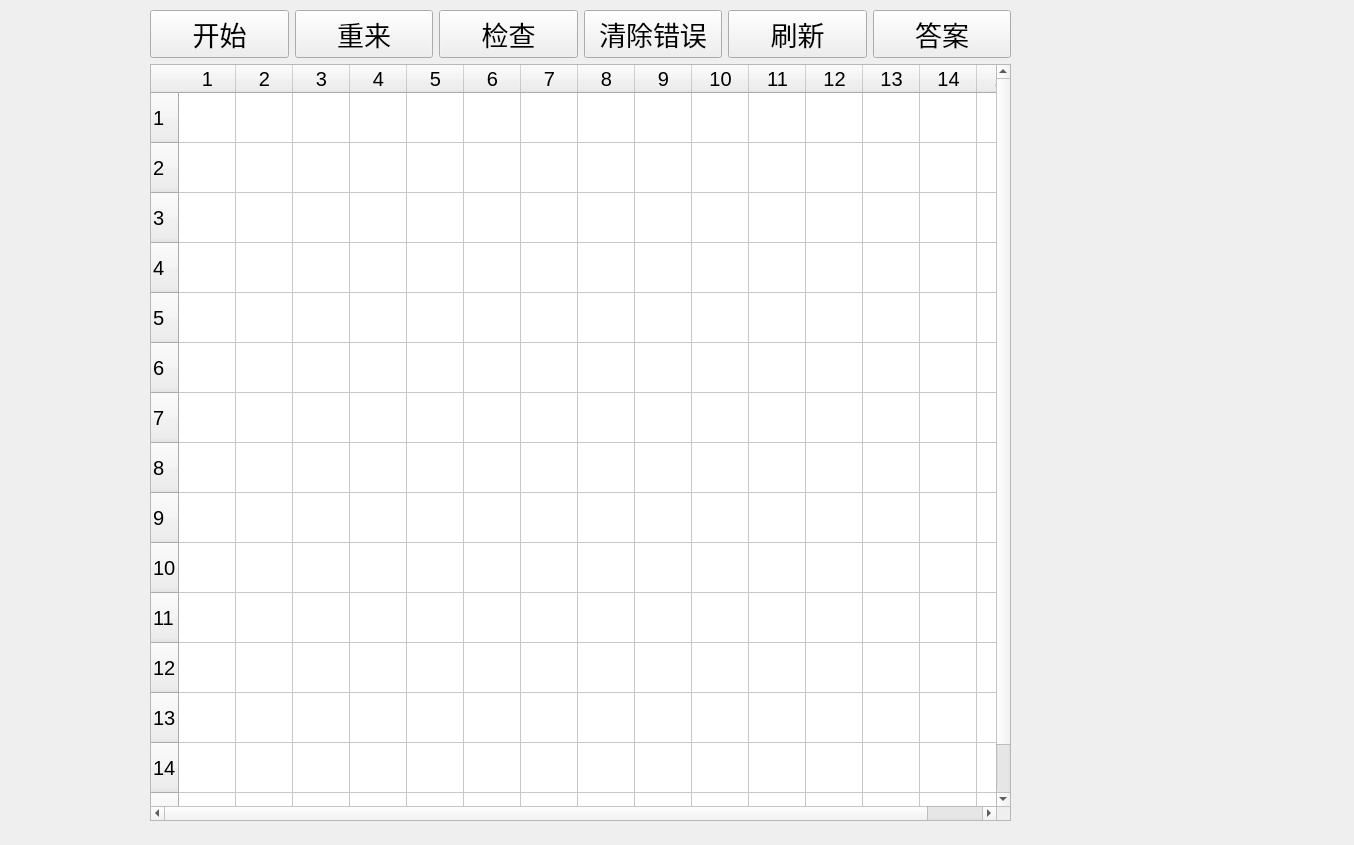
<?xml version="1.0" encoding="UTF-8"?>
<ui version="4.0">
 <class>Widget</class>
 <widget class="QWidget" name="Widget">
  <property name="geometry">
   <rect>
    <x>0</x>
    <y>0</y>
    <width>1354</width>
    <height>845</height>
   </rect>
  </property>
  <property name="windowTitle">
   <string>Widget</string>
  </property>
  <widget class="QWidget" name="layoutWidget">
   <property name="geometry">
    <rect>
     <x>150</x>
     <y>10</y>
     <width>861</width>
     <height>811</height>
    </rect>
   </property>
   <property name="maximumSize">
    <size>
     <width>941</width>
     <height>16777215</height>
    </size>
   </property>
   <property name="baseSize">
    <size>
     <width>0</width>
     <height>0</height>
    </size>
   </property>
   <layout class="QVBoxLayout" name="verticalLayout_2">
    <item>
     <layout class="QHBoxLayout" name="horizontalLayout_3">
      <item>
       <widget class="QPushButton" name="pushButton_start">
        <property name="maximumSize">
         <size>
          <width>182</width>
          <height>16777215</height>
         </size>
        </property>
        <property name="baseSize">
         <size>
          <width>0</width>
          <height>0</height>
         </size>
        </property>
        <property name="font">
         <font>
          <pointsize>20</pointsize>
         </font>
        </property>
        <property name="text">
         <string>开始</string>
        </property>
       </widget>
      </item>
      <item>
       <widget class="QPushButton" name="pushButton_clear">
        <property name="maximumSize">
         <size>
          <width>151</width>
          <height>16777215</height>
         </size>
        </property>
        <property name="baseSize">
         <size>
          <width>0</width>
          <height>0</height>
         </size>
        </property>
        <property name="font">
         <font>
          <pointsize>20</pointsize>
         </font>
        </property>
        <property name="text">
         <string>重来</string>
        </property>
       </widget>
      </item>
      <item>
       <widget class="QPushButton" name="pushButton_check">
        <property name="maximumSize">
         <size>
          <width>182</width>
          <height>16777215</height>
         </size>
        </property>
        <property name="baseSize">
         <size>
          <width>0</width>
          <height>0</height>
         </size>
        </property>
        <property name="font">
         <font>
          <pointsize>20</pointsize>
         </font>
        </property>
        <property name="text">
         <string>检查</string>
        </property>
       </widget>
      </item>
      <item>
       <widget class="QPushButton" name="pushButton_delete_error">
        <property name="maximumSize">
         <size>
          <width>181</width>
          <height>16777215</height>
         </size>
        </property>
        <property name="baseSize">
         <size>
          <width>0</width>
          <height>0</height>
         </size>
        </property>
        <property name="font">
         <font>
          <pointsize>20</pointsize>
         </font>
        </property>
        <property name="text">
         <string>清除错误</string>
        </property>
       </widget>
      </item>
      <item>
       <widget class="QPushButton" name="pushButton_center">
        <property name="maximumSize">
         <size>
          <width>182</width>
          <height>16777215</height>
         </size>
        </property>
        <property name="baseSize">
         <size>
          <width>0</width>
          <height>0</height>
         </size>
        </property>
        <property name="font">
         <font>
          <pointsize>20</pointsize>
         </font>
        </property>
        <property name="text">
         <string>刷新</string>
        </property>
       </widget>
      </item>
      <item>
       <widget class="QPushButton" name="pushButton_answer">
        <property name="maximumSize">
         <size>
          <width>176</width>
          <height>16777215</height>
         </size>
        </property>
        <property name="baseSize">
         <size>
          <width>0</width>
          <height>0</height>
         </size>
        </property>
        <property name="font">
         <font>
          <pointsize>20</pointsize>
         </font>
        </property>
        <property name="text">
         <string>答案</string>
        </property>
       </widget>
      </item>
     </layout>
    </item>
    <item>
     <layout class="QHBoxLayout" name="horizontalLayout_2">
      <item>
       <layout class="QHBoxLayout" name="horizontalLayout">
        <item>
         <layout class="QVBoxLayout" name="verticalLayout">
          <item>
           <widget class="QTableWidget" name="tableWidget">
            <property name="enabled">
             <bool>true</bool>
            </property>
            <property name="maximumSize">
             <size>
              <width>933</width>
              <height>16777215</height>
             </size>
            </property>
            <property name="baseSize">
             <size>
              <width>0</width>
              <height>0</height>
             </size>
            </property>
            <property name="font">
             <font>
              <pointsize>15</pointsize>
             </font>
            </property>
            <property name="autoFillBackground">
             <bool>false</bool>
            </property>
            <property name="gridStyle">
             <enum>Qt::SolidLine</enum>
            </property>
            <property name="sortingEnabled">
             <bool>false</bool>
            </property>
            <property name="rowCount">
             <number>15</number>
            </property>
            <property name="columnCount">
             <number>15</number>
            </property>
            <attribute name="horizontalHeaderDefaultSectionSize">
             <number>57</number>
            </attribute>
            <attribute name="verticalHeaderDefaultSectionSize">
             <number>50</number>
            </attribute>
            <row/>
            <row/>
            <row/>
            <row/>
            <row/>
            <row/>
            <row/>
            <row/>
            <row/>
            <row/>
            <row/>
            <row/>
            <row/>
            <row/>
            <row/>
            <column/>
            <column/>
            <column/>
            <column/>
            <column/>
            <column/>
            <column/>
            <column/>
            <column/>
            <column/>
            <column/>
            <column/>
            <column/>
            <column/>
            <column/>
            <item row="0" column="0">
             <property name="text">
              <string/>
             </property>
             <property name="font">
              <font>
               <underline>false</underline>
              </font>
             </property>
            </item>
            <item row="9" column="0">
             <property name="text">
              <string/>
             </property>
             <property name="flags">
              <set>ItemIsSelectable|ItemIsEditable|ItemIsDragEnabled|ItemIsDropEnabled|ItemIsUserCheckable</set>
             </property>
            </item>
            <item row="9" column="1">
             <property name="text">
              <string/>
             </property>
             <property name="flags">
              <set>ItemIsSelectable|ItemIsEditable|ItemIsDragEnabled|ItemIsDropEnabled|ItemIsUserCheckable</set>
             </property>
            </item>
            <item row="9" column="2">
             <property name="text">
              <string/>
             </property>
             <property name="flags">
              <set>ItemIsSelectable|ItemIsEditable|ItemIsDragEnabled|ItemIsDropEnabled|ItemIsUserCheckable</set>
             </property>
            </item>
            <item row="10" column="0">
             <property name="text">
              <string/>
             </property>
             <property name="flags">
              <set>ItemIsSelectable|ItemIsEditable|ItemIsDragEnabled|ItemIsDropEnabled|ItemIsUserCheckable</set>
             </property>
            </item>
            <item row="10" column="1">
             <property name="text">
              <string/>
             </property>
             <property name="flags">
              <set>ItemIsSelectable|ItemIsEditable|ItemIsDragEnabled|ItemIsDropEnabled|ItemIsUserCheckable</set>
             </property>
            </item>
            <item row="10" column="2">
             <property name="text">
              <string/>
             </property>
             <property name="flags">
              <set>ItemIsSelectable|ItemIsEditable|ItemIsDragEnabled|ItemIsDropEnabled|ItemIsUserCheckable</set>
             </property>
            </item>
            <item row="11" column="0">
             <property name="text">
              <string/>
             </property>
             <property name="flags">
              <set>ItemIsSelectable|ItemIsEditable|ItemIsDragEnabled|ItemIsDropEnabled|ItemIsUserCheckable</set>
             </property>
            </item>
            <item row="11" column="1">
             <property name="text">
              <string/>
             </property>
             <property name="flags">
              <set>ItemIsSelectable|ItemIsEditable|ItemIsDragEnabled|ItemIsDropEnabled|ItemIsUserCheckable</set>
             </property>
            </item>
            <item row="11" column="2">
             <property name="text">
              <string/>
             </property>
             <property name="flags">
              <set>ItemIsSelectable|ItemIsEditable|ItemIsDragEnabled|ItemIsDropEnabled|ItemIsUserCheckable</set>
             </property>
            </item>
            <item row="12" column="0">
             <property name="text">
              <string/>
             </property>
             <property name="flags">
              <set>ItemIsSelectable|ItemIsEditable|ItemIsDragEnabled|ItemIsDropEnabled|ItemIsUserCheckable</set>
             </property>
            </item>
            <item row="12" column="1">
             <property name="text">
              <string/>
             </property>
             <property name="flags">
              <set>ItemIsSelectable|ItemIsEditable|ItemIsDragEnabled|ItemIsDropEnabled|ItemIsUserCheckable</set>
             </property>
            </item>
            <item row="12" column="2">
             <property name="text">
              <string/>
             </property>
             <property name="flags">
              <set>ItemIsSelectable|ItemIsEditable|ItemIsDragEnabled|ItemIsDropEnabled|ItemIsUserCheckable</set>
             </property>
            </item>
            <item row="13" column="0">
             <property name="text">
              <string/>
             </property>
             <property name="flags">
              <set>ItemIsSelectable|ItemIsEditable|ItemIsDragEnabled|ItemIsDropEnabled|ItemIsUserCheckable</set>
             </property>
            </item>
            <item row="13" column="1">
             <property name="text">
              <string/>
             </property>
             <property name="flags">
              <set>ItemIsSelectable|ItemIsEditable|ItemIsDragEnabled|ItemIsDropEnabled|ItemIsUserCheckable</set>
             </property>
            </item>
            <item row="13" column="2">
             <property name="text">
              <string/>
             </property>
             <property name="flags">
              <set>ItemIsSelectable|ItemIsEditable|ItemIsDragEnabled|ItemIsDropEnabled|ItemIsUserCheckable</set>
             </property>
            </item>
            <item row="14" column="0">
             <property name="text">
              <string/>
             </property>
             <property name="flags">
              <set>ItemIsSelectable|ItemIsEditable|ItemIsDragEnabled|ItemIsDropEnabled|ItemIsUserCheckable</set>
             </property>
            </item>
            <item row="14" column="1">
             <property name="text">
              <string/>
             </property>
             <property name="flags">
              <set>ItemIsSelectable|ItemIsEditable|ItemIsDragEnabled|ItemIsDropEnabled|ItemIsUserCheckable</set>
             </property>
            </item>
            <item row="14" column="2">
             <property name="text">
              <string/>
             </property>
             <property name="flags">
              <set>ItemIsSelectable|ItemIsEditable|ItemIsDragEnabled|ItemIsDropEnabled|ItemIsUserCheckable</set>
             </property>
            </item>
           </widget>
          </item>
         </layout>
        </item>
       </layout>
      </item>
     </layout>
    </item>
   </layout>
  </widget>
 </widget>
 <resources/>
 <connections/>
</ui>
